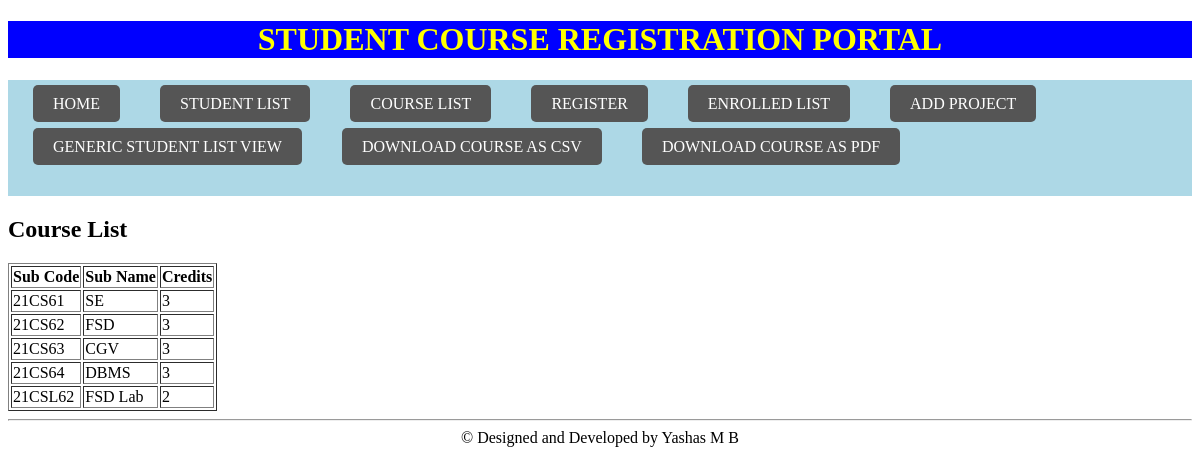
Screenshot of /courselist/ with the database file from the repository.
### stu_app/models.py (models this page shows, shortened)
class course(models.Model):
    courseCode=models.CharField(max_length=10)
    courseName=models.CharField(max_length=50)
    courseCredits=models.IntegerField()

### stu_app/views.py (the view)
# urls.py: path('courselist/', courselist, name='courselist'),
def courselist(request):
    courses = course.objects.all()
    return render(request, 'courselist.html', {'course_list': courses})

### stu_app/templates/courselist.html (shortened to what this page needs)
{% extends 'basicTemplate.html' %}
{% block content%}
    <h1> Course List</h1>
    <table border="1">
    <tr>
        <th>Sub Code</th>
        <th>Sub Name</th>
        <th>
        Credits
    </th>
</tr>
    {% for c in course_list %}
    <tr>
    <td>{{c.courseCode}}</td>
    <td>{{c.courseName}}</td>
    <td>{{c.courseCredits}}</td>
    </tr>
    {% endfor %}
    </table>
{% endblock %}

### rows the page displays
course: courseCode "21CS61", courseName "SE", courseCredits "3"
course: courseCode "21CS62", courseName "FSD", courseCredits "3"
course: courseCode "21CS63", courseName "CGV", courseCredits "3"
course: courseCode "21CS64", courseName "DBMS", courseCredits "3"
course: courseCode "21CSL62", courseName "FSD Lab", courseCredits "2"
